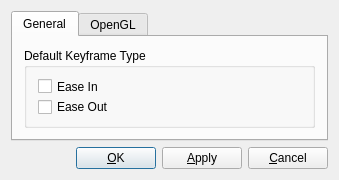
<?xml version="1.0" encoding="UTF-8"?>
<ui version="4.0">
 <class>UserSettingsDialog</class>
 <widget class="QDialog" name="UserSettingsDialog">
  <property name="windowModality">
   <enum>Qt::WindowModal</enum>
  </property>
  <property name="geometry">
   <rect>
    <x>0</x>
    <y>0</y>
    <width>339</width>
    <height>180</height>
   </rect>
  </property>
  <property name="sizePolicy">
   <sizepolicy hsizetype="Fixed" vsizetype="Fixed">
    <horstretch>0</horstretch>
    <verstretch>0</verstretch>
   </sizepolicy>
  </property>
  <property name="minimumSize">
   <size>
    <width>339</width>
    <height>180</height>
   </size>
  </property>
  <property name="maximumSize">
   <size>
    <width>339</width>
    <height>180</height>
   </size>
  </property>
  <property name="windowTitle">
   <string>Configure QAvimator</string>
  </property>
  <layout class="QGridLayout">
   <item row="1" column="1">
    <widget class="QPushButton" name="okButton">
     <property name="text">
      <string>&amp;OK</string>
     </property>
     <property name="shortcut">
      <string>Alt+O</string>
     </property>
    </widget>
   </item>
   <item row="1" column="3">
    <widget class="QPushButton" name="cancelButton">
     <property name="text">
      <string>&amp;Cancel</string>
     </property>
     <property name="shortcut">
      <string>Alt+C</string>
     </property>
    </widget>
   </item>
   <item row="1" column="2">
    <widget class="QPushButton" name="applyButton">
     <property name="text">
      <string>&amp;Apply</string>
     </property>
     <property name="shortcut">
      <string>Alt+A</string>
     </property>
    </widget>
   </item>
   <item row="0" column="0" colspan="4">
    <widget class="QTabWidget" name="tabWidget4">
     <property name="currentIndex">
      <number>0</number>
     </property>
     <widget class="QWidget" name="TabPage">
      <attribute name="title">
       <string>General</string>
      </attribute>
      <layout class="QVBoxLayout">
       <item>
        <widget class="QGroupBox" name="keyframeTypeGroupBox">
         <property name="title">
          <string>Default Keyframe Type</string>
         </property>
         <layout class="QVBoxLayout">
          <item>
           <widget class="QCheckBox" name="easeInCheckbox">
            <property name="text">
             <string>Ease In</string>
            </property>
           </widget>
          </item>
          <item>
           <widget class="QCheckBox" name="easeOutCheckbox">
            <property name="text">
             <string>Ease Out</string>
            </property>
           </widget>
          </item>
         </layout>
        </widget>
       </item>
      </layout>
     </widget>
     <widget class="QWidget" name="tab">
      <attribute name="title">
       <string>OpenGL</string>
      </attribute>
      <layout class="QGridLayout">
       <item row="1" column="0">
        <spacer>
         <property name="orientation">
          <enum>Qt::Vertical</enum>
         </property>
         <property name="sizeType">
          <enum>QSizePolicy::Expanding</enum>
         </property>
         <property name="sizeHint" stdset="0">
          <size>
           <width>20</width>
           <height>50</height>
          </size>
         </property>
        </spacer>
       </item>
       <item row="0" column="0">
        <layout class="QHBoxLayout">
         <item>
          <layout class="QVBoxLayout">
           <item>
            <widget class="QCheckBox" name="useFogCheckbox">
             <property name="text">
              <string>Use Fog</string>
             </property>
            </widget>
           </item>
           <item>
            <layout class="QHBoxLayout">
             <item>
              <widget class="QLabel" name="floorTranslucencyLabel">
               <property name="text">
                <string>Floor Translucency:</string>
               </property>
               <property name="wordWrap">
                <bool>false</bool>
               </property>
              </widget>
             </item>
             <item>
              <widget class="QSpinBox" name="floorTranslucencySpin">
               <property name="suffix">
                <string>%</string>
               </property>
               <property name="maximum">
                <number>100</number>
               </property>
              </widget>
             </item>
            </layout>
           </item>
          </layout>
         </item>
         <item>
          <spacer>
           <property name="orientation">
            <enum>Qt::Horizontal</enum>
           </property>
           <property name="sizeType">
            <enum>QSizePolicy::Expanding</enum>
           </property>
           <property name="sizeHint" stdset="0">
            <size>
             <width>406</width>
             <height>20</height>
            </size>
           </property>
          </spacer>
         </item>
        </layout>
       </item>
      </layout>
     </widget>
    </widget>
   </item>
   <item row="1" column="0">
    <spacer>
     <property name="orientation">
      <enum>Qt::Horizontal</enum>
     </property>
     <property name="sizeType">
      <enum>QSizePolicy::Expanding</enum>
     </property>
     <property name="sizeHint" stdset="0">
      <size>
       <width>61</width>
       <height>20</height>
      </size>
     </property>
    </spacer>
   </item>
  </layout>
 </widget>
 <layoutdefault spacing="6" margin="11"/>
 <pixmapfunction>qPixmapFromMimeSource</pixmapfunction>
 <resources/>
 <connections/>
</ui>
